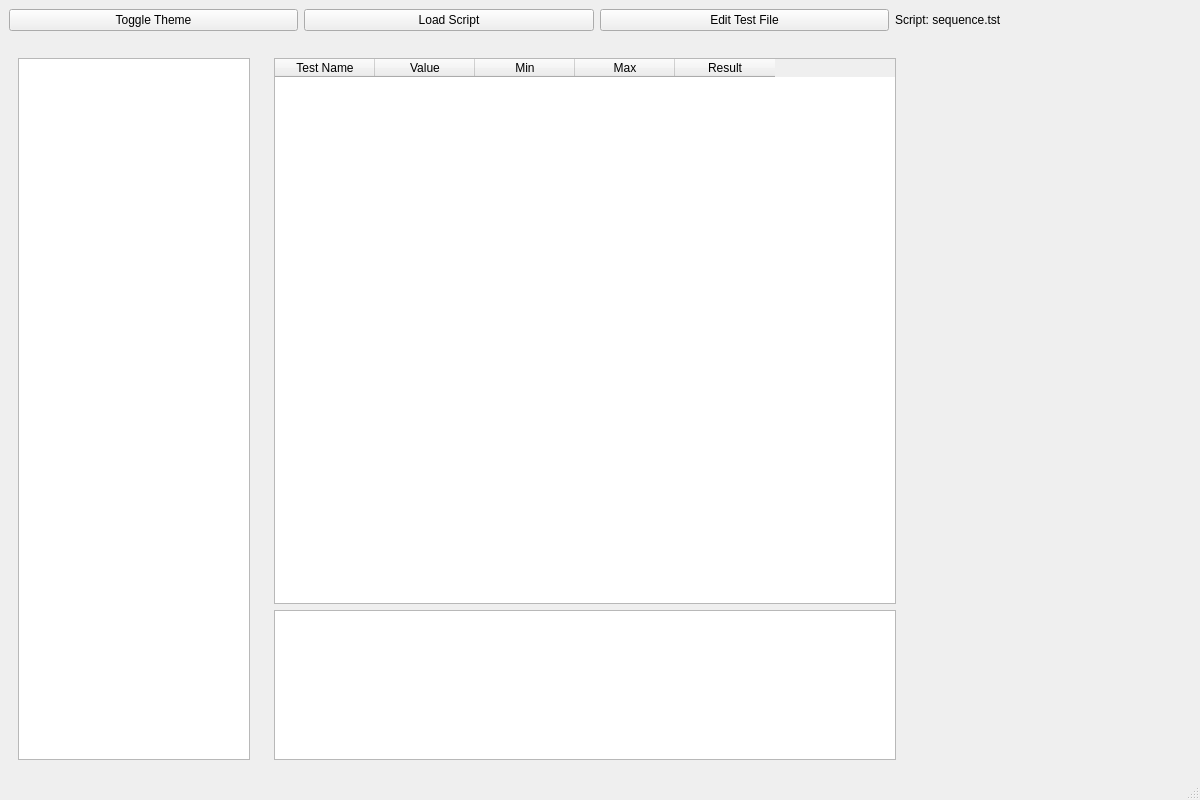
<?xml version="1.0" encoding="UTF-8"?>
<ui version="4.0">
 <class>MainWindow</class>
 <widget class="QMainWindow" name="MainWindow">
  <property name="geometry">
   <rect>
    <x>0</x>
    <y>0</y>
    <width>1200</width>
    <height>800</height>
   </rect>
  </property>
  <property name="windowTitle">
   <string>DFX Tester - Component ATE</string>
  </property>
  <widget class="QWidget" name="centralwidget">
   <layout class="QVBoxLayout" name="main_vertical_layout">
    <property name="spacing">
     <number>0</number>
    </property>
    <property name="leftMargin">
     <number>0</number>
    </property>
    <property name="topMargin">
     <number>0</number>
    </property>
    <property name="rightMargin">
     <number>0</number>
    </property>
    <property name="bottomMargin">
     <number>0</number>
    </property>

    <!-- Top Ribbon Row -->
    <item>
     <widget class="QFrame" name="ribbon_frame">
      <property name="maximumSize">
       <size>
        <width>16777215</width>
        <height>60</height>
       </size>
      </property>
      <layout class="QHBoxLayout" name="ribbon_layout">
       <item>
        <widget class="QPushButton" name="btn_toggle_theme">
         <property name="text">
          <string>Toggle Theme</string>
         </property>
        </widget>
       </item>
       <item>
        <widget class="QPushButton" name="btn_load_script">
         <property name="text">
          <string>Load Script</string>
         </property>
        </widget>
       </item>
       <item>
        <widget class="QPushButton" name="btn_edit_script">
         <property name="text">
          <string>Edit Test File</string>
         </property>
        </widget>
       </item>
       <item>
        <widget class="QLabel" name="label_active_script">
         <property name="text">
          <string>Script: sequence.tst</string>
         </property>
        </widget>
       </item>
       <item>
        <spacer name="ribbon_spacer">
         <property name="orientation">
          <enum>Qt::Horizontal</enum>
         </property>
        </spacer>
       </item>
      </layout>
     </widget>
    </item>

    <!-- Main Content Row -->
    <item>
     <layout class="QHBoxLayout" name="content_layout">
      <property name="spacing">
       <number>6</number>
      </property>
      <property name="leftMargin">
       <number>9</number>
      </property>
      <property name="topMargin">
       <number>9</number>
      </property>
      <property name="rightMargin">
       <number>9</number>
      </property>
      <property name="bottomMargin">
       <number>9</number>
      </property>

      <!-- Sidebar -->
      <item>
       <widget class="QFrame" name="sidebar">
        <property name="minimumSize">
         <size>
          <width>200</width>
          <height>0</height>
         </size>
        </property>
        <property name="maximumSize">
         <size>
          <width>250</width>
          <height>16777215</height>
         </size>
        </property>
        <layout class="QVBoxLayout" name="sidebar_layout">
         <item>
          <widget class="QListWidget" name="test_list"/>
         </item>
        </layout>
       </widget>
      </item>

      <!-- Table and Log -->
      <item>
       <widget class="QWidget" name="main_area" native="true">
        <layout class="QVBoxLayout" name="main_layout">
         <item>
          <widget class="QTableWidget" name="results_table">
           <property name="columnCount">
            <number>5</number>
           </property>
           <column>
            <property name="text">
             <string>Test Name</string>
            </property>
           </column>
           <column>
            <property name="text">
             <string>Value</string>
            </property>
           </column>
           <column>
            <property name="text">
             <string>Min</string>
            </property>
           </column>
           <column>
            <property name="text">
             <string>Max</string>
            </property>
           </column>
           <column>
            <property name="text">
             <string>Result</string>
            </property>
           </column>
          </widget>
         </item>
         <item>
          <widget class="QTextEdit" name="trace_log">
           <property name="readOnly">
            <bool>true</bool>
           </property>
           <property name="maximumSize">
            <size>
             <width>16777215</width>
             <height>150</height>
            </size>
           </property>
          </widget>
         </item>
        </layout>
       </widget>
      </item>

      <!-- Control Panel Placeholder -->
      <item>
       <widget class="QFrame" name="control_panel_container">
        <property name="minimumSize">
         <size>
          <width>280</width>
          <height>0</height>
         </size>
        </property>
        <layout class="QVBoxLayout" name="container_layout">
         <item>
          <widget class="QWidget" name="control_panel_placeholder" native="true"/>
         </item>
         <item>
          <spacer name="verticalSpacer">
           <property name="orientation">
            <enum>Qt::Vertical</enum>
           </property>
          </spacer>
         </item>
        </layout>
       </widget>
      </item>
     </layout>
    </item>
   </layout>
  </widget>
  <widget class="QMenuBar" name="menubar"/>
  <widget class="QStatusBar" name="statusbar"/>
 </widget>
 <resources/>
 <connections/>
</ui>
